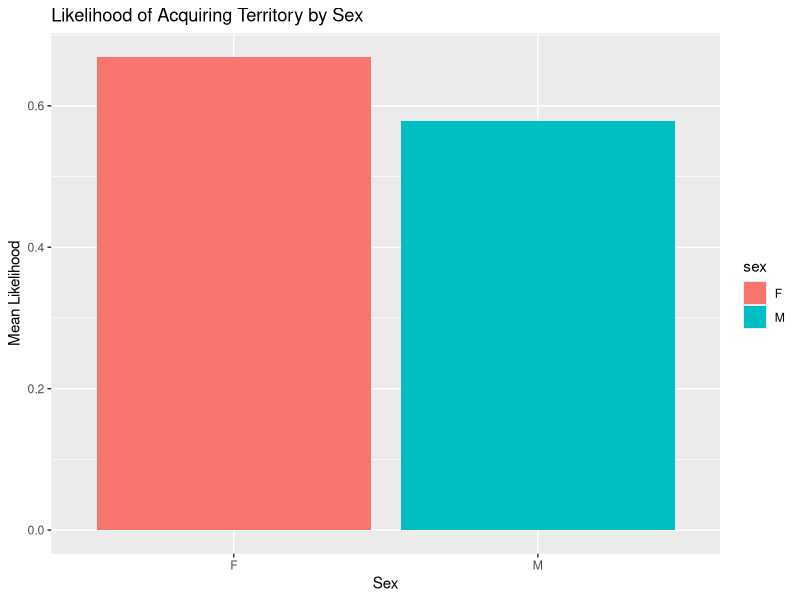

The R script that drew this image:
## ---- chunk 1
library(tidyverse)
library(lme4)
library(ggplot2)
#library(magrittr)
#library(lmerTest)
#library(MuMIn)
#library(broom)
## ---- chunk 2
juveniles <- read_csv("autumn_juveniles.csv")

head(juveniles)
## ---- chunk 3
juveniles_data <- juveniles %>% mutate(acquired_terr = case_when(owner == "acquired territory" ~ 1, TRUE ~ 0) )
head(juveniles_data)
## ---- chunk 4
# Logistic regression for Prediction 1
model_sex <- glm(acquired_terr ~ sex, 
                 family = "binomial", 
                 data = juveniles_data)
summary(model_sex)
## ---- chunk 5
# Compute log-likelihood for sex-only model
log_likelihood_sex <- logLik(model_sex)
log_likelihood_sex

# Visualize the likelihood of territory acquisition by sex
juveniles_data %>%
  group_by(sex) %>%
  summarise(mean_likelihood = mean(acquired_terr)) %>%
  ggplot(aes(x = sex, y = mean_likelihood, fill = sex)) +
  geom_bar(stat = "identity") +
  labs(title = "Likelihood of Acquiring Territory by Sex",
       x = "Sex",
       y = "Mean Likelihood")
## ---- chunk 6
# Logistic regression for Prediction 2 with multiple predictors
model_full <- glm(acquired_terr ~ sex + Std.BD + Std.growth + Std.lynx + 
                    Std.hare.fall + Std.mustelid + Std.Cleth + z.density + 
                    z.cones + z.temp, 
                  family = "binomial", 
                  data = juveniles_data)
summary(model_full)

# Compute log-likelihood for the full model
log_likelihood_full <- logLik(model_full)
log_likelihood_full
## ---- chunk 7
# Fit models for each variable individually
log_likelihoods <- c()

# Full model
log_likelihoods[["Full Model"]] <- logLik(model_full)

# Sex only model (already calculated)
log_likelihoods[["sex"]] <- logLik(model_sex)

# Model for Std.BD
model_StdBD <- glm(acquired_terr ~ Std.BD, family = "binomial", data = juveniles_data)
log_likelihoods[["Std.BD"]] <- logLik(model_StdBD)

# Model for Std.growth
model_Stdgrowth <- glm(acquired_terr ~ Std.growth, family = "binomial", data = juveniles_data)
log_likelihoods[["Std.growth"]] <- logLik(model_Stdgrowth)

# Model for Std.lynx
model_lynx <- glm(acquired_terr ~ Std.lynx, family = "binomial", data = juveniles_data)
log_likelihoods[["Std.lynx"]] <- logLik(model_lynx)

# Model for Std.hare.fall
model_harefall <- glm(acquired_terr ~ Std.hare.fall, family = "binomial", data = juveniles_data)
log_likelihoods[["Std.hare.fall"]] <- logLik(model_harefall)

# Model for Std.mustelid
model_mustelid <- glm(acquired_terr ~ Std.mustelid, family = "binomial", data = juveniles_data)
log_likelihoods[["Std.mustelid"]] <- logLik(model_mustelid)

# Model for Std.Cleth
model_Cleth <- glm(acquired_terr ~ Std.Cleth, family = "binomial", data = juveniles_data)
log_likelihoods[["Std.Cleth"]] <- logLik(model_Cleth)

# Model for z.density
model_density <- glm(acquired_terr ~ z.density, family = "binomial", data = juveniles_data)
log_likelihoods[["z.density"]] <- logLik(model_density)

# Model for z.cones
model_cones <- glm(acquired_terr ~ z.cones, family = "binomial", data = juveniles_data)
log_likelihoods[["z.cones"]] <- logLik(model_cones)

# Model for z.temp
model_temp <- glm(acquired_terr ~ z.temp, family = "binomial", data = juveniles_data)
log_likelihoods[["z.temp"]] <- logLik(model_temp)

# Combine log-likelihoods into a data frame for comparison
log_likelihoods_df <- data.frame(
  #Variable = names(log_likelihoods),
  LogLikelihood = sapply(log_likelihoods, as.numeric)
)

# Sort by log-likelihood to find the most important variable
log_likelihoods_df <- log_likelihoods_df %>% arrange(desc(LogLikelihood))

log_likelihoods_df
## ---- chunk 8
# Compute AIC values for each model manually
aic_values <- data.frame(
  Model = c("sex", "Std.BD", "Std.growth", "Std.lynx", "Std.hare.fall", "Std.mustelid", "Std.Cleth", "z.density", "z.cones", "z.temp"),
  AIC = c(
    AIC(model_sex),
    AIC(model_StdBD),
    AIC(model_Stdgrowth),
    AIC(model_lynx),
    AIC(model_harefall),
    AIC(model_mustelid),
    AIC(model_Cleth),
    AIC(model_density),    
    AIC(model_cones),
    AIC(model_temp)
  )
)

# Add the full model AIC
full_model_aic <- AIC(model_full)
aic_values <- rbind(aic_values, data.frame(Model = "Full Model", AIC = full_model_aic))

# Sort by AIC in ascending order
aic_values <- aic_values[order(aic_values$AIC), ]

aic_values
